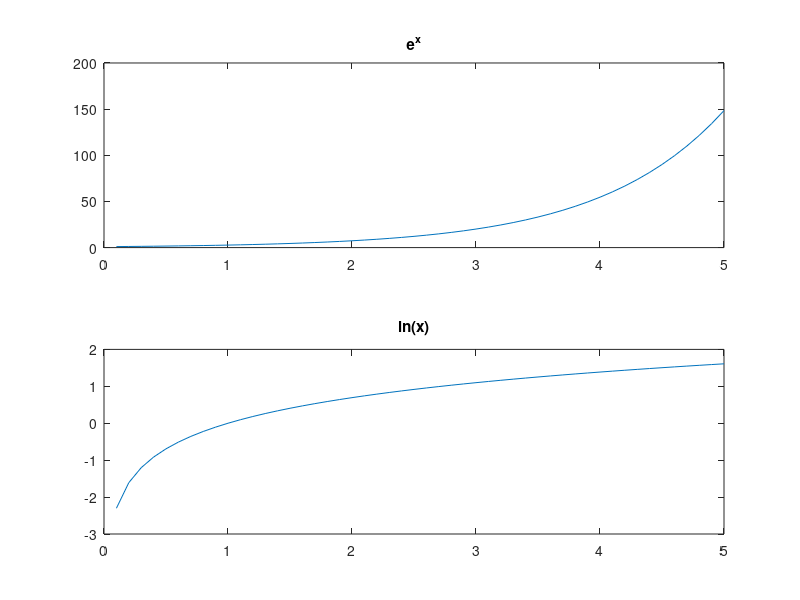

Write MATLAB code to recreate this figure.
% Workspace zurücksetzen
clear all;
clc;

% Werte generieren
figure;
x = 0.1:0.1:5;
yexp = exp(x);
ylog = log(x);
subplot(2,1,1);
plot(x, yexp);
title('e^x');
subplot(2,1,2);
plot(x, ylog);
title('ln(x)');